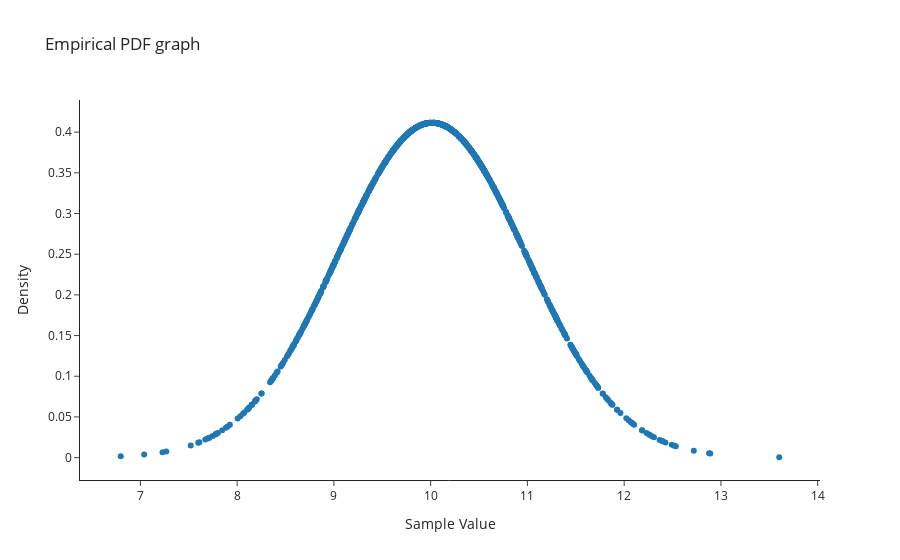

Notebook source saved alongside this figure:
### Code cell
# Question 4 - Draw samples and print fitted model
multivariate = MultivariateGaussian()
mean = np.array([0, 0, 4, 0])
cov = np.array([[1, 0.2, 0, 0.5], [0.2, 2, 0, 0], [0, 0, 1, 0], [0.5, 0, 0, 1]])

# n_samples = 1000
# n_means_to_check = 200

n_samples = 100
n_means_to_check = 20

samples = np.random.multivariate_normal(mean, cov, size=n_samples)
multivariate.fit(samples)
print(multivariate.mu_)
print(multivariate.cov_)

# Question 5 - Likelihood evaluation
means_to_check = np.linspace(-10, 10, n_means_to_check)

for i in range(-10, 10, 1):
    print(multivariate.log_likelihood([0, 0, 0, 0], cov, samples))

data = [[multivariate.log_likelihood([f1, 0, f3, 0], cov, samples) for f1 in means_to_check] for f3 in means_to_check]
# multivariate.log_likelihood(, cov, samples)

# print(data)
# fig = go.Figure([go.Heatmap(x=means_to_check, y=means_to_check, z=np.array(data))])
fig.update_layout(xaxis_title='Sample Value', yaxis_title='Density', title='Empirical PDF graph')

fig.show()
# multivariate.log_likelihood()
# raise NotImplementedError()
pass

# Question 6 - Maximum likelihood
pass

### Figure 1 — Plotly figure (JSON) as saved in the notebook; plotly's stock layout.template omitted (floating-point values rounded to 4 significant figures; data arrays with more than 128 entries replaced by an {"elided": "..."} marker saying what was removed)
{"data": [{"mode": "markers", "type": "scatter", "x": {"elided": "1000 float values"}, "y": {"elided": "1000 float values"}}], "layout": {"title": {"text": "Empirical PDF graph"}, "xaxis": {"title": {"text": "Sample Value"}}, "yaxis": {"title": {"text": "Density"}}}}
